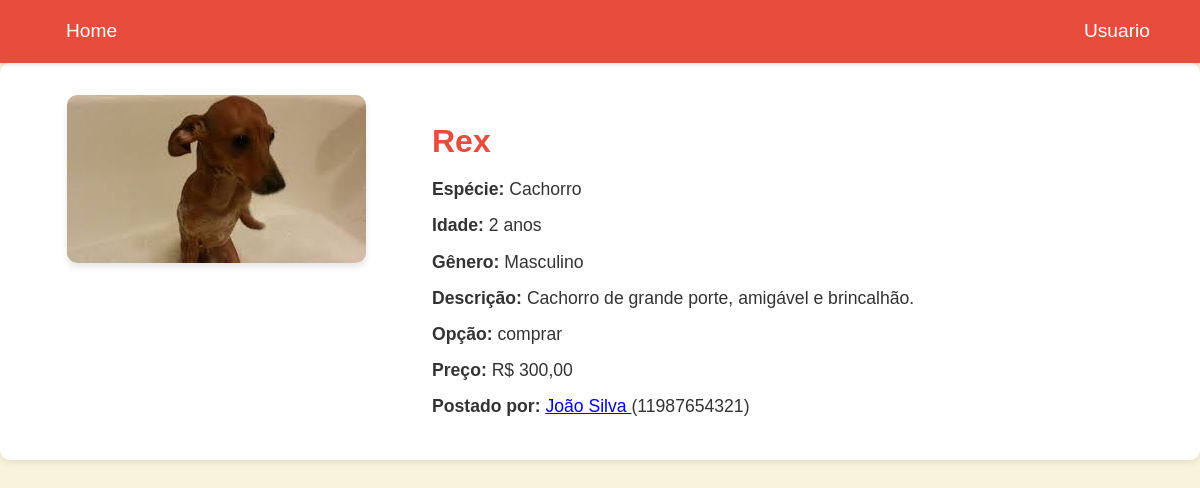
/php/pet.php?id=1, run on the app's committed database.
### tables this page shows
CREATE TABLE animais (
    id INT AUTO_INCREMENT PRIMARY KEY,
    nome VARCHAR(255) NOT NULL,
    especie VARCHAR(255) NOT NULL,
    idade INT NOT NULL,
    descricao TEXT NOT NULL,
    genero ENUM('Masculino', 'Feminino') NOT NULL
);

CREATE TABLE usuarios (
    id INT AUTO_INCREMENT PRIMARY KEY,
    nome VARCHAR(50) NOT NULL,
    email VARCHAR(100) NOT NULL UNIQUE,
    senha VARCHAR(255) NOT NULL,
    telefone VARCHAR(15) NOT NULL,
    endereco VARCHAR(255)
);

### php/pet.php (the view, shortened to what this page needs)
<?php
include 'conexao.php';
$id = $_GET['id'];
$sql = "SELECT a.nome AS animal_nome, a.especie, a.idade, a.descricao, a.genero, a.preco, a.foto, a.opcao_compra, u.nome AS usuario_nome, u.telefone AS usuario_telefone
        FROM animais a
        JOIN usuarios u ON a.usuario_id = u.id
        WHERE a.id = ?";
$stmt = $conn->prepare($sql);
$stmt->bind_param("i", $id);
$stmt->execute();
$result = $stmt->get_result();
if ($result->num_rows > 0) {
    $row = $result->fetch_assoc();
    $nome = $row['animal_nome'];
    $especie = $row['especie'];
    $idade = $row['idade'];
    $descricao = $row['descricao'];
    $genero = $row['genero'];
    $preco = $row['preco'];
    $foto = $row['foto'];
    $opcao_compra = $row['opcao_compra'];
    $usuario_nome = $row['usuario_nome'];
    $usuario_telefone = $row['usuario_telefone'];
} else {
    die("Animal não encontrado. Verifique se o ID fornecido é válido.");
}
?>
<!DOCTYPE html>
<html lang="pt-br">
<head>
    <link rel="stylesheet" href="../css/pet.css">
</head>
<body>
    <header>
        <div class="container">
            <a href="../php/index.php">Home</a>
            <a href="../php/usuario.php">Usuario</a>
        </div>
    </header>
    <main class="container">
        <div class="animal-detail">
            <div class="image">
                <img src="../uploads/<?php echo htmlspecialchars($foto); ?>" alt="<?php echo htmlspecialchars($nome); ?>">
            </div>
            <div class="info">
                <h1><?php echo htmlspecialchars($nome); ?></h1>
                <p><strong>Espécie:</strong> <?php echo htmlspecialchars($especie); ?></p>
                <p><strong>Idade:</strong> <?php echo htmlspecialchars($idade); ?> anos</p>
                <p><strong>Gênero:</strong> <?php echo htmlspecialchars($genero); ?></p>
                <p><strong>Descrição:</strong> <?php echo htmlspecialchars($descricao); ?></p>
                <p><strong>Opção:</strong> <?php echo htmlspecialchars($opcao_compra); ?></p>
                <p><strong>Preço:</strong> R$ <?php echo number_format($preco, 2, ',', '.'); ?></p>
                <p><strong>Postado por:</strong>
                <a href="https://wa.me/<?php echo htmlspecialchars($usuario_telefone); ?>" target="_blank">
                <?php echo htmlspecialchars($usuario_nome); ?>
                </a>
                (<?php echo htmlspecialchars($usuario_telefone); ?>)
                </p>
            </div>
        </div>
    </main>
</body>
</html>

### css/pet.css (style rules this page uses)
body { font-family: 'Poppins', sans-serif; margin: 0; padding: 0; background-color: #FAF3DC; color: #333; line-height: 1.6; }
header { background-color: #E74C3C; color: #fff; padding: 1rem 0; position: sticky; top: 0; z-index: 1000; box-shadow: 0 2px 4px rgba(0, 0, 0, 0.1); }
header .container { display: flex; justify-content: space-between; align-items: center; max-width: 1100px; margin: 0 auto; padding: 0 1rem; }
header a { color: #fff; text-decoration: none; font-size: 1.2rem; margin-left: 1rem; }
.animal-detail { display: flex; flex-wrap: wrap; background-color: #fff; padding: 2rem; border-radius: 10px; box-shadow: 0 2px 8px rgba(0, 0, 0, 0.1); }
.image { flex: 1; min-width: 250px; margin-right: 2rem; text-align: center; }
.image img { max-width: 100%; border-radius: 10px; box-shadow: 0 4px 6px rgba(0, 0, 0, 0.1); top: 10px; }
.info { flex: 2; }
.info h1 { font-size: 2rem; color: #E74C3C; margin-bottom: 0.5rem; }
.info p { font-size: 1.1rem; margin: 0.5rem 0; color: #333; }
.info p strong { font-weight: bold; color: #333; }

### data on the page
animais: foto (picture), nome "Rex", especie "Cachorro", idade "2", genero "Masculino", descricao "Cachorro de grande porte, amigável e brincalhão.", opcao_compra "comprar", preco "300,00", usuario.nome "João Silva", usuario.telefone "11987654321"
